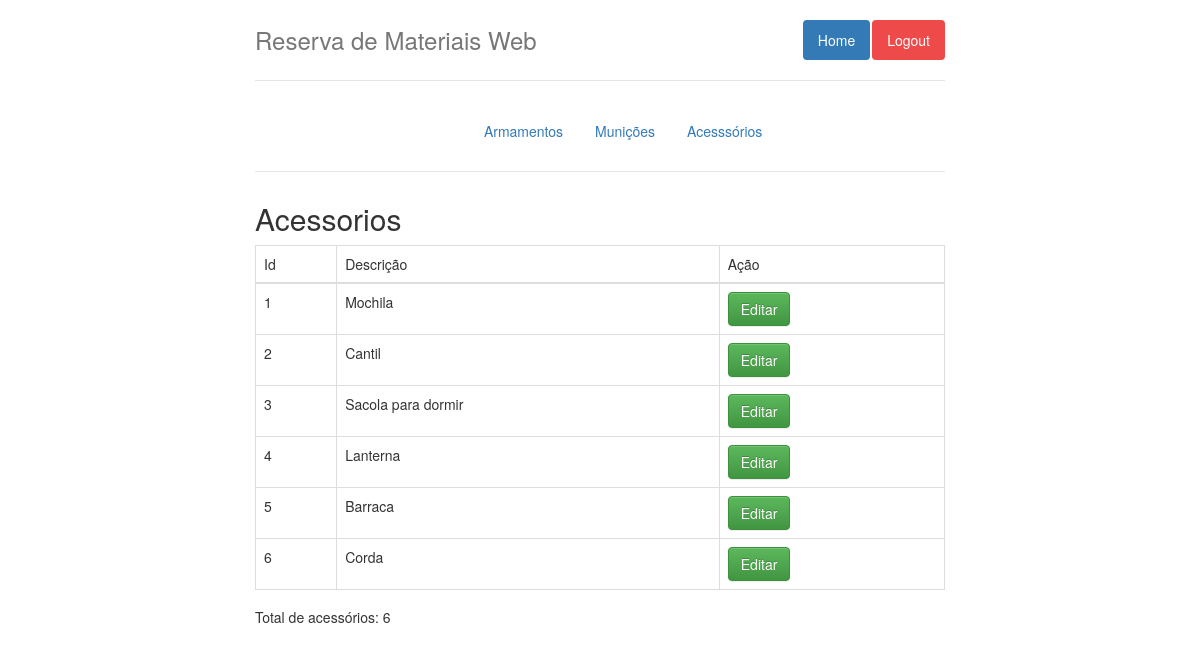
The app's page /ProjetoWebPython/p_registro/acessorio (signed in) with its own data.
### registro/models.py (models this page shows, shortened)
class Acessorio(models.Model):
    descricao = models.CharField('Descricao',max_length=250)

### registro/views.py (the view)
@login_required(login_url="../admin/login/")
def list_acesso(request):
    template = loader.get_template('registro/listar.html')
    acessorio_list = Acessorio.objects.order_by('id')
    acessorio_count= Acessorio.objects.count()
    context = {
        'acessorio_list': acessorio_list,
        'acessorio_count': acessorio_count,
    }
    return HttpResponse(template.render(context, request))

### registro/templates/registro/listar.html (shortened to what this page needs)
{% extends 'base/layout.html' %}
{% block content %}
<div class="header clearfix">
    <nav>
      <ul class="nav nav-pills" style=" margin-left: 31%;">
        <li role="presentation" ><a href="{% url 'armamento' %}">Armamentos</a></li>
        <li role="presentation" ><a href="{% url 'municao' %}">Munições</a></li>
        <li role="presentation" ><a href="{% url 'acessorio' %}">Acesssórios</a></li>
      </ul>
    </nav>
</div>
{% if acessorio_list %}
<h2>Acessorios</h2>
<table class="table table-bordered table-responsive">
<thead>
<tr>
    <td>Id</td>
    <td>Descrição</td>
    <td>Ação</td>
</tr>
</thead>
<tbody>
    {% for item in acessorio_list %}
        <tr>
            <td>{{ item.id}}</td>
            <td>{{ item.descricao}}</td>
            <td>
                <a href="/admin/registro/acessorio/{{item.id}}/change"><button class="btn btn-success">Editar</button></a>
            </td>
        </tr>
    {% endfor %}
</tbody>
</table>
<h5>Total de acessórios: {{ acessorio_count }}</h5>
{% endif %}
{% endblock %}

### records on screen
Acessorio: id "1", descricao "Mochila"
Acessorio: id "2", descricao "Cantil"
Acessorio: id "3", descricao "Sacola para dormir"
Acessorio: id "4", descricao "Lanterna"
Acessorio: id "5", descricao "Barraca"
Acessorio: id "6", descricao "Corda"

### other values on screen
{{ acessorio_count }} "6"
